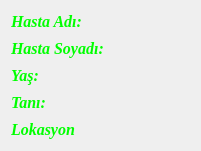
   <widget class="QWidget" name="verticalLayoutWidget">
    <property name="geometry">
     <rect>
      <x>0</x>
      <y>1510</y>
      <width>201</width>
      <height>151</height>
     </rect>
    </property>
    <property name="palette">
     <palette>
      <active>
       <colorrole role="WindowText">
        <brush brushstyle="SolidPattern">
         <color alpha="255">
          <red>0</red>
          <green>255</green>
          <blue>0</blue>
         </color>
        </brush>
       </colorrole>
       <colorrole role="Text">
        <brush brushstyle="SolidPattern">
         <color alpha="255">
          <red>0</red>
          <green>255</green>
          <blue>0</blue>
         </color>
        </brush>
       </colorrole>
      </active>
      <inactive>
       <colorrole role="WindowText">
        <brush brushstyle="SolidPattern">
         <color alpha="255">
          <red>0</red>
          <green>255</green>
          <blue>0</blue>
         </color>
        </brush>
       </colorrole>
       <colorrole role="Text">
        <brush brushstyle="SolidPattern">
         <color alpha="255">
          <red>0</red>
          <green>255</green>
          <blue>0</blue>
         </color>
        </brush>
       </colorrole>
      </inactive>
      <disabled>
       <colorrole role="WindowText">
        <brush brushstyle="SolidPattern">
         <color alpha="255">
          <red>120</red>
          <green>120</green>
          <blue>120</blue>
         </color>
        </brush>
       </colorrole>
       <colorrole role="Text">
        <brush brushstyle="SolidPattern">
         <color alpha="255">
          <red>120</red>
          <green>120</green>
          <blue>120</blue>
         </color>
        </brush>
       </colorrole>
      </disabled>
     </palette>
    </property>
    <property name="font">
     <font>
      <family>Times New Roman</family>
      <pointsize>10</pointsize>
      <weight>75</weight>
      <italic>true</italic>
      <bold>true</bold>
     </font>
    </property>
    <layout class="QVBoxLayout" name="verticalLayout_3">
     <item>
      <widget class="QLabel" name="label_2">
       <property name="palette">
        <palette>
         <active>
          <colorrole role="WindowText">
           <brush brushstyle="SolidPattern">
            <color alpha="255">
             <red>0</red>
             <green>255</green>
             <blue>0</blue>
            </color>
           </brush>
          </colorrole>
          <colorrole role="Text">
           <brush brushstyle="SolidPattern">
            <color alpha="255">
             <red>0</red>
             <green>255</green>
             <blue>0</blue>
            </color>
           </brush>
          </colorrole>
         </active>
         <inactive>
          <colorrole role="WindowText">
           <brush brushstyle="SolidPattern">
            <color alpha="255">
             <red>0</red>
             <green>255</green>
             <blue>0</blue>
            </color>
           </brush>
          </colorrole>
          <colorrole role="Text">
           <brush brushstyle="SolidPattern">
            <color alpha="255">
             <red>0</red>
             <green>255</green>
             <blue>0</blue>
            </color>
           </brush>
          </colorrole>
         </inactive>
         <disabled>
          <colorrole role="WindowText">
           <brush brushstyle="SolidPattern">
            <color alpha="255">
             <red>120</red>
             <green>120</green>
             <blue>120</blue>
            </color>
           </brush>
          </colorrole>
          <colorrole role="Text">
           <brush brushstyle="SolidPattern">
            <color alpha="255">
             <red>120</red>
             <green>120</green>
             <blue>120</blue>
            </color>
           </brush>
          </colorrole>
         </disabled>
        </palette>
       </property>
       <property name="font">
        <font>
         <family>Times New Roman</family>
         <pointsize>12</pointsize>
         <weight>75</weight>
         <italic>true</italic>
         <bold>true</bold>
        </font>
       </property>
       <property name="text">
        <string>Hasta Adı:</string>
       </property>
      </widget>
     </item>
     <item>
      <widget class="QLabel" name="label_3">
       <property name="palette">
        <palette>
         <active>
          <colorrole role="WindowText">
           <brush brushstyle="SolidPattern">
            <color alpha="255">
             <red>0</red>
             <green>255</green>
             <blue>0</blue>
            </color>
           </brush>
          </colorrole>
          <colorrole role="Text">
           <brush brushstyle="SolidPattern">
            <color alpha="255">
             <red>0</red>
             <green>255</green>
             <blue>0</blue>
            </color>
           </brush>
          </colorrole>
         </active>
         <inactive>
          <colorrole role="WindowText">
           <brush brushstyle="SolidPattern">
            <color alpha="255">
             <red>0</red>
             <green>255</green>
             <blue>0</blue>
            </color>
           </brush>
          </colorrole>
          <colorrole role="Text">
           <brush brushstyle="SolidPattern">
            <color alpha="255">
             <red>0</red>
             <green>255</green>
             <blue>0</blue>
            </color>
           </brush>
          </colorrole>
         </inactive>
         <disabled>
          <colorrole role="WindowText">
           <brush brushstyle="SolidPattern">
            <color alpha="255">
             <red>120</red>
             <green>120</green>
             <blue>120</blue>
            </color>
           </brush>
          </colorrole>
          <colorrole role="Text">
           <brush brushstyle="SolidPattern">
            <color alpha="255">
             <red>120</red>
             <green>120</green>
             <blue>120</blue>
            </color>
           </brush>
          </colorrole>
         </disabled>
        </palette>
       </property>
       <property name="font">
        <font>
         <family>Times New Roman</family>
         <pointsize>12</pointsize>
         <weight>75</weight>
         <italic>true</italic>
         <bold>true</bold>
        </font>
       </property>
       <property name="text">
        <string>Hasta Soyadı:</string>
       </property>
      </widget>
     </item>
     <item>
      <widget class="QLabel" name="label_4">
       <property name="palette">
        <palette>
         <active>
          <colorrole role="WindowText">
           <brush brushstyle="SolidPattern">
            <color alpha="255">
             <red>0</red>
             <green>255</green>
             <blue>0</blue>
            </color>
           </brush>
          </colorrole>
          <colorrole role="Text">
           <brush brushstyle="SolidPattern">
            <color alpha="255">
             <red>0</red>
             <green>255</green>
             <blue>0</blue>
            </color>
           </brush>
          </colorrole>
         </active>
         <inactive>
          <colorrole role="WindowText">
           <brush brushstyle="SolidPattern">
            <color alpha="255">
             <red>0</red>
             <green>255</green>
             <blue>0</blue>
            </color>
           </brush>
          </colorrole>
          <colorrole role="Text">
           <brush brushstyle="SolidPattern">
            <color alpha="255">
             <red>0</red>
             <green>255</green>
             <blue>0</blue>
            </color>
           </brush>
          </colorrole>
         </inactive>
         <disabled>
          <colorrole role="WindowText">
           <brush brushstyle="SolidPattern">
            <color alpha="255">
             <red>120</red>
             <green>120</green>
             <blue>120</blue>
            </color>
           </brush>
          </colorrole>
          <colorrole role="Text">
           <brush brushstyle="SolidPattern">
            <color alpha="255">
             <red>120</red>
             <green>120</green>
             <blue>120</blue>
            </color>
           </brush>
          </colorrole>
         </disabled>
        </palette>
       </property>
       <property name="font">
        <font>
         <family>Times New Roman</family>
         <pointsize>12</pointsize>
         <weight>75</weight>
         <italic>true</italic>
         <bold>true</bold>
        </font>
       </property>
       <property name="text">
        <string>Yaş:</string>
       </property>
      </widget>
     </item>
     <item>
      <widget class="QLabel" name="label_10">
       <property name="font">
        <font>
         <family>Times New Roman</family>
         <pointsize>12</pointsize>
         <weight>75</weight>
         <italic>true</italic>
         <bold>true</bold>
        </font>
       </property>
       <property name="text">
        <string>Tanı:</string>
       </property>
      </widget>
     </item>
     <item>
      <widget class="QLabel" name="label_5">
       <property name="palette">
        <palette>
         <active>
          <colorrole role="WindowText">
           <brush brushstyle="SolidPattern">
            <color alpha="255">
             <red>0</red>
             <green>255</green>
             <blue>0</blue>
            </color>
           </brush>
          </colorrole>
          <colorrole role="Text">
           <brush brushstyle="SolidPattern">
            <color alpha="255">
             <red>0</red>
             <green>255</green>
             <blue>0</blue>
            </color>
           </brush>
          </colorrole>
         </active>
         <inactive>
          <colorrole role="WindowText">
           <brush brushstyle="SolidPattern">
            <color alpha="255">
             <red>0</red>
             <green>255</green>
             <blue>0</blue>
            </color>
           </brush>
          </colorrole>
          <colorrole role="Text">
           <brush brushstyle="SolidPattern">
            <color alpha="255">
             <red>0</red>
             <green>255</green>
             <blue>0</blue>
            </color>
           </brush>
          </colorrole>
         </inactive>
         <disabled>
          <colorrole role="WindowText">
           <brush brushstyle="SolidPattern">
            <color alpha="255">
             <red>120</red>
             <green>120</green>
             <blue>120</blue>
            </color>
           </brush>
          </colorrole>
          <colorrole role="Text">
           <brush brushstyle="SolidPattern">
            <color alpha="255">
             <red>120</red>
             <green>120</green>
             <blue>120</blue>
            </color>
           </brush>
          </colorrole>
         </disabled>
        </palette>
       </property>
       <property name="font">
        <font>
         <family>Times New Roman</family>
         <pointsize>12</pointsize>
         <weight>75</weight>
         <italic>true</italic>
         <bold>true</bold>
        </font>
       </property>
       <property name="text">
        <string>Lokasyon</string>
       </property>
      </widget>
     </item>
    </layout>
   </widget>
